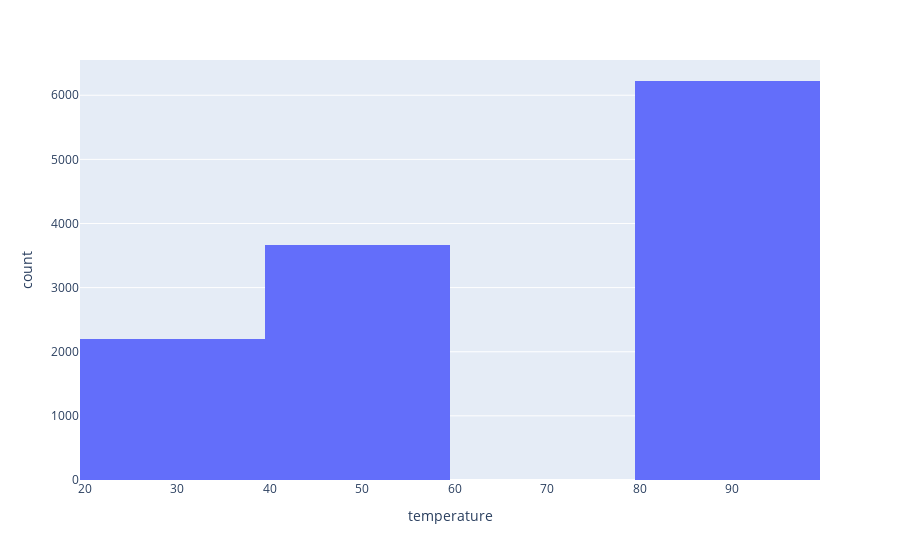

Notebook source saved alongside this figure:
### Markdown cell above
6. Use a histogram to visualize the temperature column.

### Code cell
px.histogram(data, x=data['temperature'])

### Figure 1 — Plotly figure (JSON) as saved in the notebook; plotly's stock layout.template omitted (floating-point values rounded to 4 significant figures; data arrays with more than 128 entries replaced by an {"elided": "..."} marker saying what was removed)
{"data": [{"alignmentgroup": "True", "bingroup": "x", "hovertemplate": "temperature=%{x}<br>count=%{y}<extra></extra>", "legendgroup": "", "marker": {"color": "#636efa", "pattern": {"shape": ""}}, "name": "", "offsetgroup": "", "orientation": "v", "showlegend": false, "type": "histogram", "x": {"elided": "12079 int values"}, "xaxis": "x", "yaxis": "y"}], "layout": {"barmode": "relative", "legend": {"tracegroupgap": 0}, "margin": {"t": 60}, "xaxis": {"anchor": "y", "domain": [0, 1], "title": {"text": "temperature"}}, "yaxis": {"anchor": "x", "domain": [0, 1], "title": {"text": "count"}}}}
